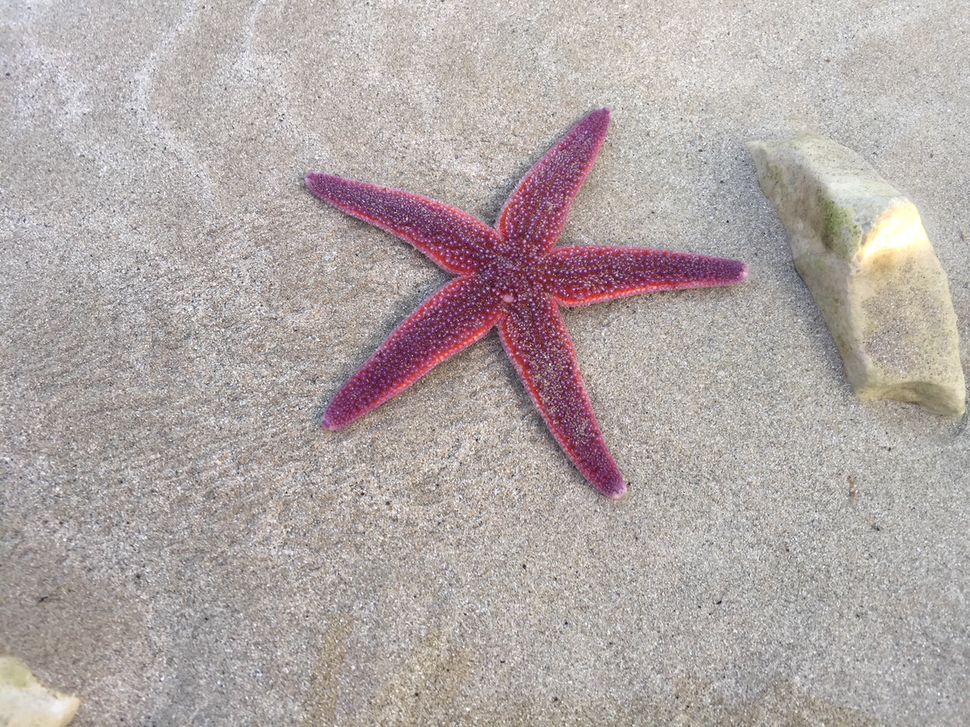
#> input picture Code/Image_Segmentation/Segmentation/Images/starfish.png, 970 x 727 px, shrunk from 1280 x 960 before the run
$ python Segmentation_Using_Thresholding.py   (older library calls are emulated)
#> lines starting #> are read from the running program, lines starting #| are printed output that depends on the picture; after the words box and inside, x2 and y2 are one past the last pixel; in counts of white or black regions, pixels touching at a corner belong together
# First import OpenCV, NumPY and MatPlotLib as we will use these libraries
import cv2
import numpy as np
import matplotlib.pyplot as plt


### Begin Visualization ####
fig = plt.figure()
i = 0
def show(image,color,num_sub_plots, title, xinch, yinch, dpi):
    global i
    i += 1
    plt.subplot(num_sub_plots,num_sub_plots,i)
    fig.set_size_inches(xinch,yinch)
    fig.set_dpi(dpi)
    plt.axis('off')
    plt.title(title)
    if color == 'BGR':
        plt.imshow(image)
    elif color == 'RGB':
        plt.imshow(cv2.cvtColor(image, cv2.COLOR_BGR2RGB))
    elif color == 'GRAY':
        plt.imshow(image, cmap='gray')
    else:
        plt.imshow(image)
    #fig.savefig(abc.png, dpi=100)

num_sub_plots = 4
xinch = 15
yinch = 10
dpi = 80
#### End Visualization ####

# Load a color image
img = cv2.imread("Images/starfish.png")
#> img is the input picture: shape (727, 970, 3); mean B, G, R 166, 167.4, 176.8
show(img, 'RGB', num_sub_plots, 'Original_Image_RGB', xinch, yinch, dpi)
show(img, 'BGR', num_sub_plots, 'Original_Image_OpenCV', xinch, yinch, dpi)

# Apply some blurring to reduce noise

# h is the Parameter regulating filter strength for luminance component.
# Bigger h value perfectly removes noise but also removes image details,
# smaller h value preserves details but also preserves some noise

# Hint: I recommend using larger h and hColor values than typical to remove noise at the
# expense of losing image details

# Experiment with setting h and hColor to a suitable value.

# Exercise: Insert code here to set values for h and hColor.
h = hColor = 20
# Hint: You'll find answers at the bottom of the lab.

# Default values
templateWindowSize = 7
searchWindowSize = 21
blur = cv2.fastNlMeansDenoisingColored(img, None,h,hColor,templateWindowSize,searchWindowSize)
show(blur, 'RGB', num_sub_plots, 'Blurred_Denoised_RGB', xinch, yinch, dpi)

# Apply a morphological gradient (dilate the image, erode the image, and take the difference

elKernel = cv2.getStructuringElement(cv2.MORPH_ELLIPSE, (13,13))

# YOUR CODE HERE
# Exercise: Use openCV's morphologyEx to generate a gradient using the kernel above
# Hint: You'll find answers at the bottom of the lab.
gradient = cv2.morphologyEx(blur, cv2.MORPH_GRADIENT, elKernel)
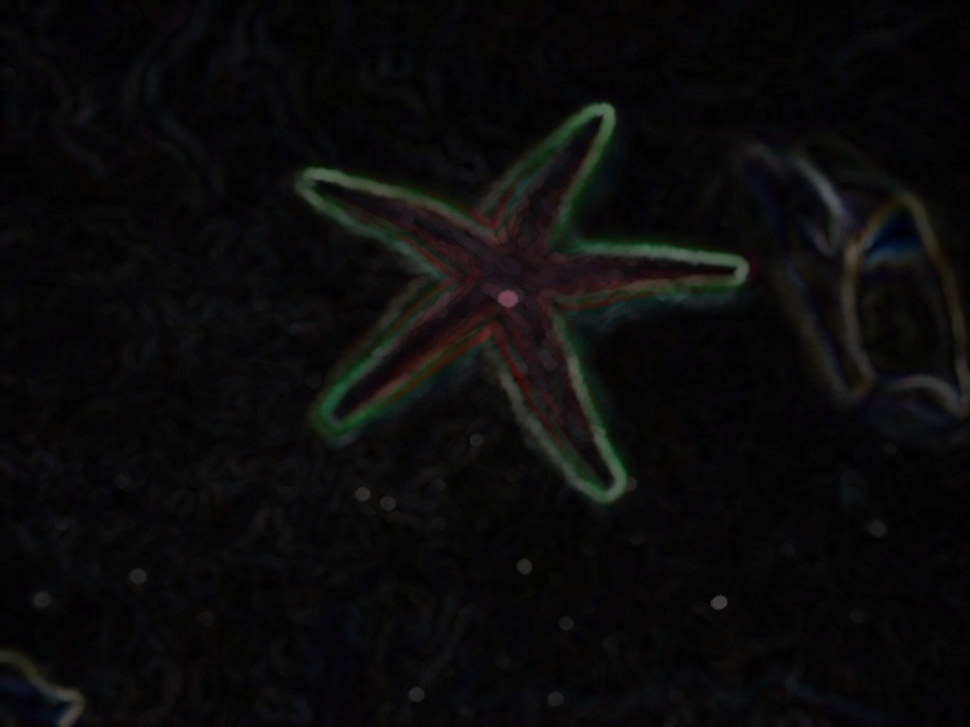
#> gradient: shape (727, 970, 3); mean B, G, R 11.1, 11, 11.3
# END YOUR CODE HERE

show(gradient, 'RGB', num_sub_plots, 'Gradient_RGB_EdgeDetection', xinch, yinch, dpi)


# Apply Otsu's method - or you can adjust the level at which thresholding occurs
# and see what the effect of this is

# Convert gradient to grayscale
gradient = cv2.cvtColor(gradient, cv2.COLOR_BGR2GRAY)
#> gradient: shape (727, 970)
show(gradient, 'GRAY', num_sub_plots, 'Gradient_Edge_Gray', xinch, yinch, dpi)

# YOUR CODE HERE
# Exercise: Generate a matrix called otsu using OpenCV's threshold() function.  Use
# Otsu's method.
# Hint: You'll find answers at the bottom of the lab.
otsu = cv2.threshold(gradient, 0, 255, cv2.THRESH_BINARY | cv2.THRESH_OTSU)[1]
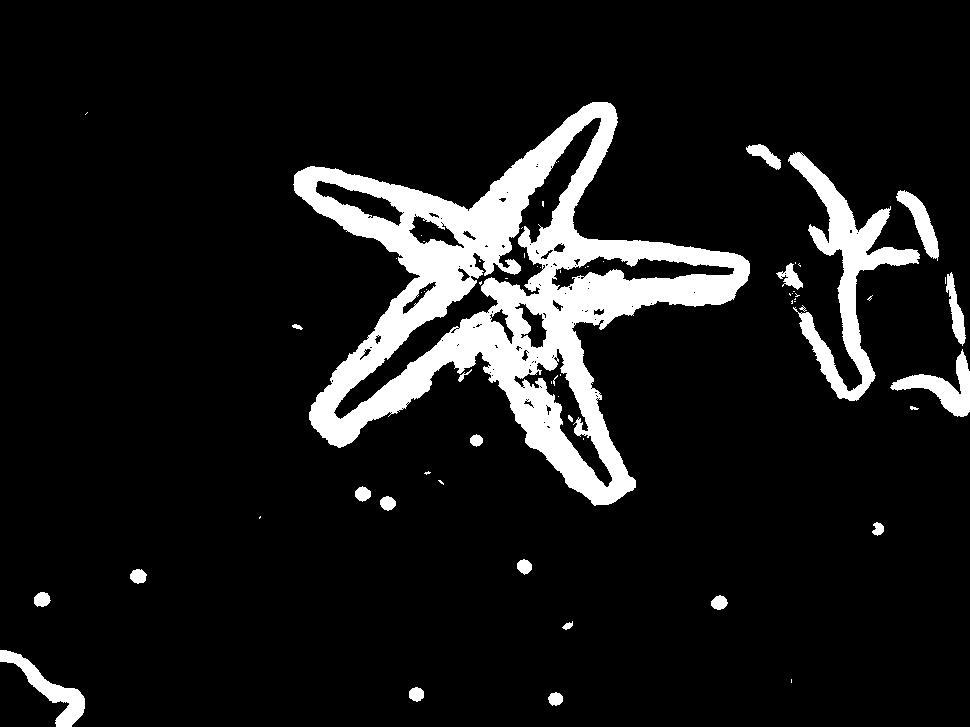
#> otsu: shape (727, 970); 10.1% white; 64 white regions (41 under 20 px), largest, box (x1, y1, x2, y2) and area: (293, 102, 750, 506) 55196, (788, 152, 920, 401) 8030, (890, 349, 970, 417) 1834
show(otsu, 'GRAY', num_sub_plots, 'After_Otsu', xinch, yinch, dpi)
# END YOUR CODE HERE


# Apply a closing operation - we're using a large kernel here. By all means adjust the size of this kernel
# and observe the effects
closingKernel = cv2.getStructuringElement(cv2.MORPH_ELLIPSE, (33,33))
close = cv2.morphologyEx(otsu, cv2.MORPH_CLOSE, closingKernel)
#> close: shape (727, 970); 13.6% white; 20 white regions (5 under 20 px), largest, box (x1, y1, x2, y2) and area: (293, 102, 754, 506) 73865, (746, 144, 970, 417) 18033, (0, 650, 85, 727) 1974
show(close, 'GRAY', num_sub_plots, 'After_Closing', xinch, yinch, dpi)


# Erode smaller artefacts out of the image - play with iterations to see how it works

# YOUR CODE HERE
# Exercise: Generate a matrix called eroded using cv2.erode() function over the 'close' matrix.
# Experiment until your output image is similar to the image below
# Hint: You'll find answers at the bottom of the lab.
eroded = cv2.erode(close, None, iterations=6)
#> eroded: shape (727, 970); 9.6% white; 8 white regions (2 under 20 px), largest, box (x1, y1, x2, y2) and area: (300, 108, 744, 499) 59876, (807, 181, 932, 394) 5719, (906, 295, 970, 410) 1847, (53, 691, 78, 727) 443, (899, 199, 920, 216) 118, (788, 272, 795, 287) 43
# END YOUR CODE HERE

show(eroded, 'GRAY', num_sub_plots, 'After_Erosion', xinch, yinch, dpi)


p = int(img.shape[1] * 0.05)
#> p = 48
eroded[:, 0:p] = 0
eroded[:, img.shape[1] - p:] = 0
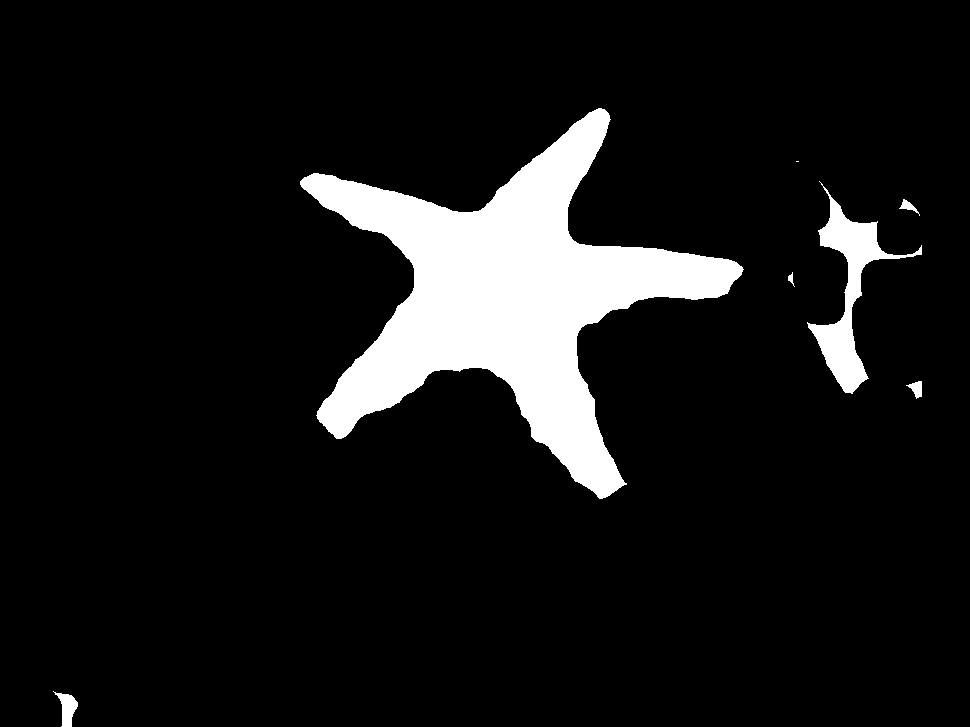
#> eroded: shape (727, 970); 9.4% white; 7 white regions (1 under 20 px)

show(eroded, 'GRAY', num_sub_plots, 'After_Removing_5%_Left_Right', xinch, yinch, dpi)

# YOUR CODE HERE
# Exercise: Find the contours - just external contours to keep post-processing simple
# Hint: You'll find answers at the bottom of the lab.
(cnting, contours, _) = cv2.findContours(eroded.copy(), cv2.RETR_EXTERNAL, cv2.CHAIN_APPROX_SIMPLE)
#> contours = 7 contours, 1 with area under 20; largest, box (x1, y1, x2, y2) and area: (300, 108, 744, 499) 59077, (807, 181, 922, 394) 5236, (53, 691, 78, 727) 394, (906, 381, 922, 399) 132, (899, 199, 920, 216) 92, (788, 272, 795, 287) 27
# END YOUR CODE HERE


# Sort the candidates by size, and just keep the largest one
contours = sorted(contours, key=cv2.contourArea, reverse=True)[:1]
#> contours = 1 contour; box (x1, y1, x2, y2) and area: (300, 108, 744, 499) 59077

# Lets create two images, initially all zeros (i.e. black)
# One image will be filled with 'Blue' wherever we think there's some starfish
# The other image will be filled with 'Green' whereever we think there's not some starfish
h, w, num_c = img.shape
#> h = 727; w = 970; num_c = 3
segmask = np.zeros((h, w, num_c), np.uint8)
stencil = np.zeros((h, w, num_c), np.uint8)

# I know we've only one contour, but - in general - we'd expect to have more contours to deal with
for c in contours:
    # Fill in the starfish shape into segmask
    cv2.drawContours(segmask, [c], 0, (255, 0, 0), -1)
    # Lets fill in the starfish shape into stencil as well
    # and then re-arrange the colors using numpy
    cv2.drawContours(stencil, [c], 0, (255, 0, 0), -1)
    stencil[np.where((stencil==[0,0,0]).all(axis=2))] = [0, 255, 0]
    stencil[np.where((stencil==[255,0,0]).all(axis=2))] = [0, 0, 0]
#> this loop made 1 pass
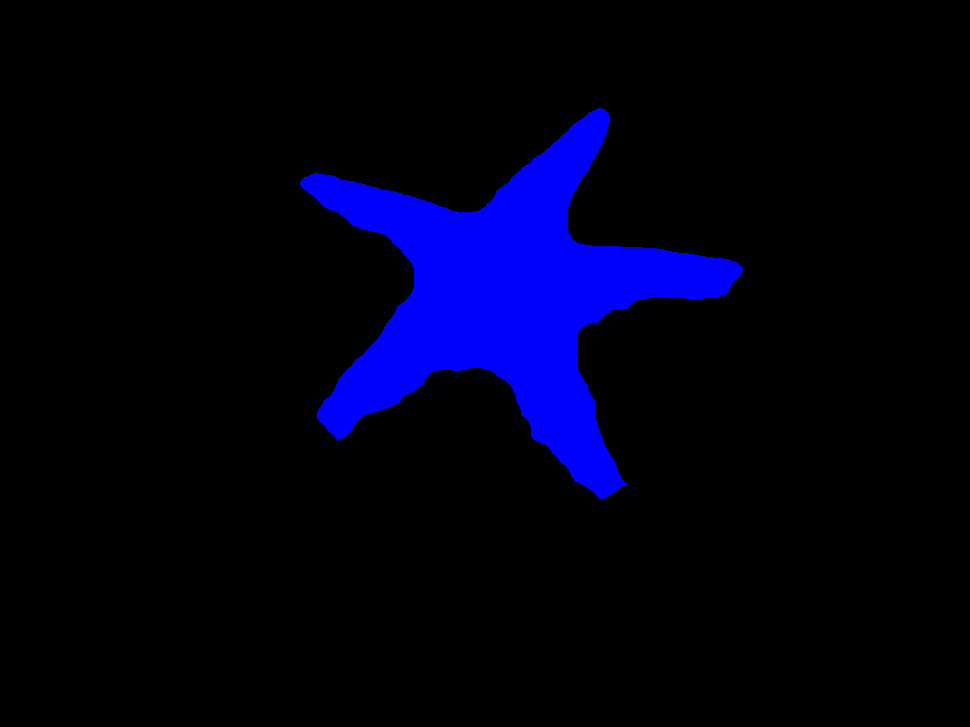
#> segmask: shape (727, 970, 3); mean of channels 0, 1, 2 21.7, 0, 0; drawn as B, G, R
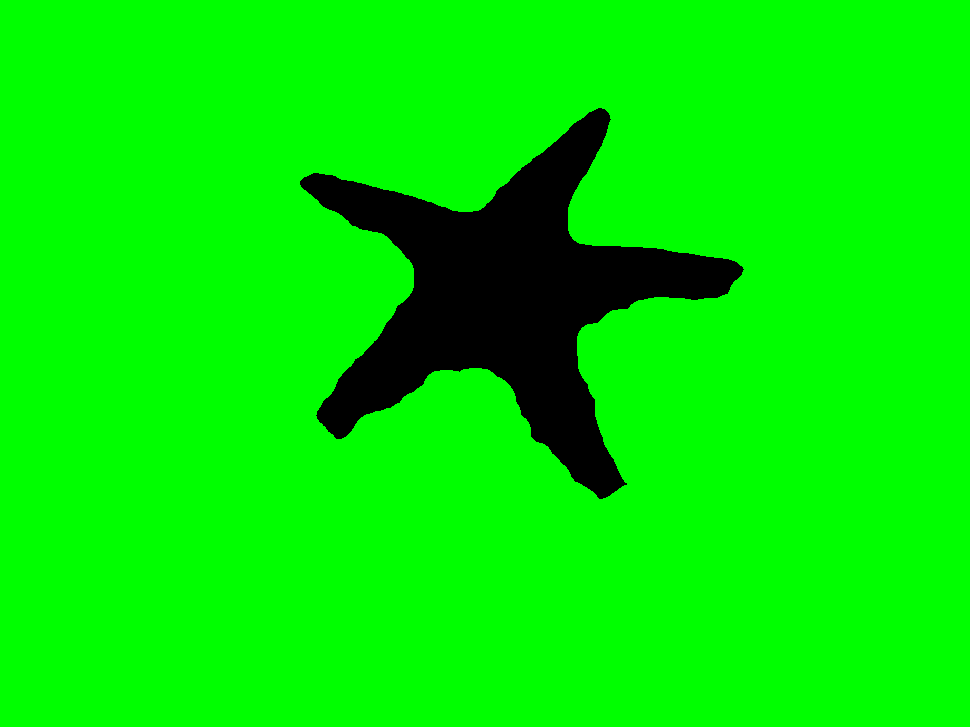
#> stencil: shape (727, 970, 3); mean of channels 0, 1, 2 0, 233.3, 0; drawn as B, G, R

# Now, lets create a mask image by bitwise ORring segmask and stencil together
mask = cv2.bitwise_or(stencil, segmask)

show(mask, 'RGB', num_sub_plots, 'Masking_Largest_Contours', xinch, yinch, dpi)

# Now, lets just blend our original image with our mask

# YOUR CODE HERE
# Exercise: Blend the original image 'img' and our mask 'mask'
# in any way you see fit, and store it in a variable called output
# Hint: You'll find answers at the bottom of the lab.
output = cv2.bitwise_or(mask, img)
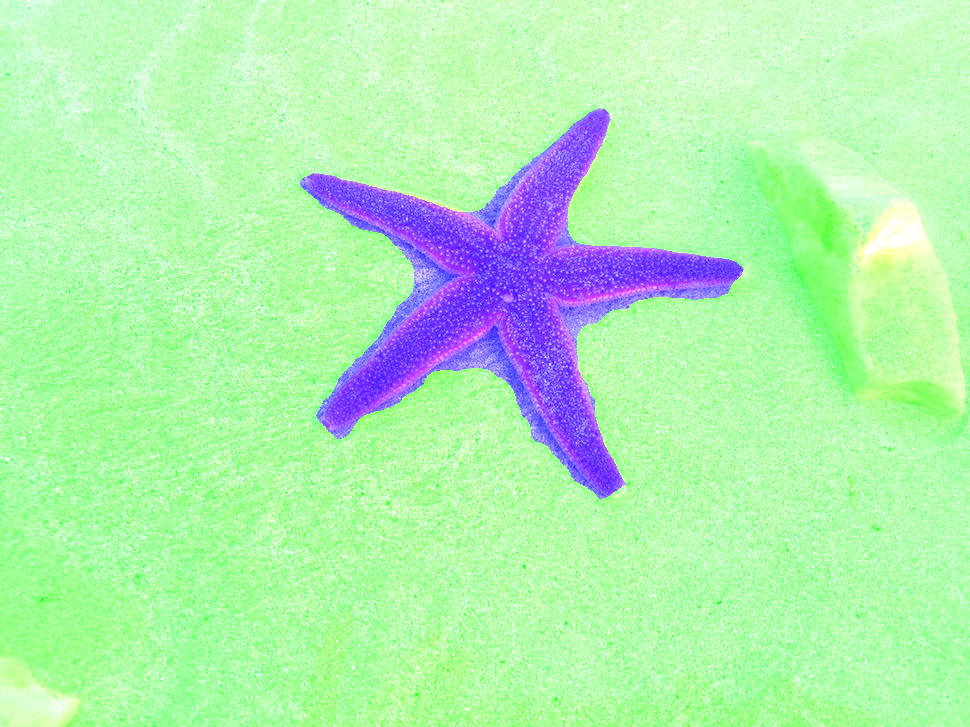
#> output: shape (727, 970, 3); mean of channels 0, 1, 2 178.5, 240.6, 176.8; drawn as B, G, R
# END YOUR CODE HERE

show(output, 'RGB', num_sub_plots, 'Masking_Largest_Contours', xinch, yinch, dpi)
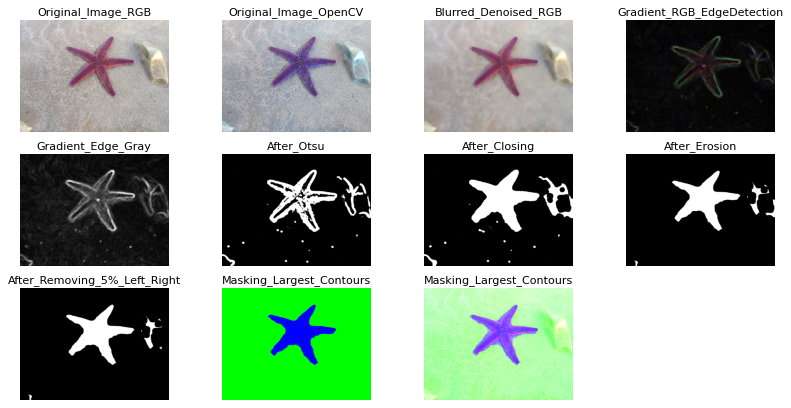
#> figure drawn by matplotlib, 11 panels; B, G, R data is drawn as R, G, B
